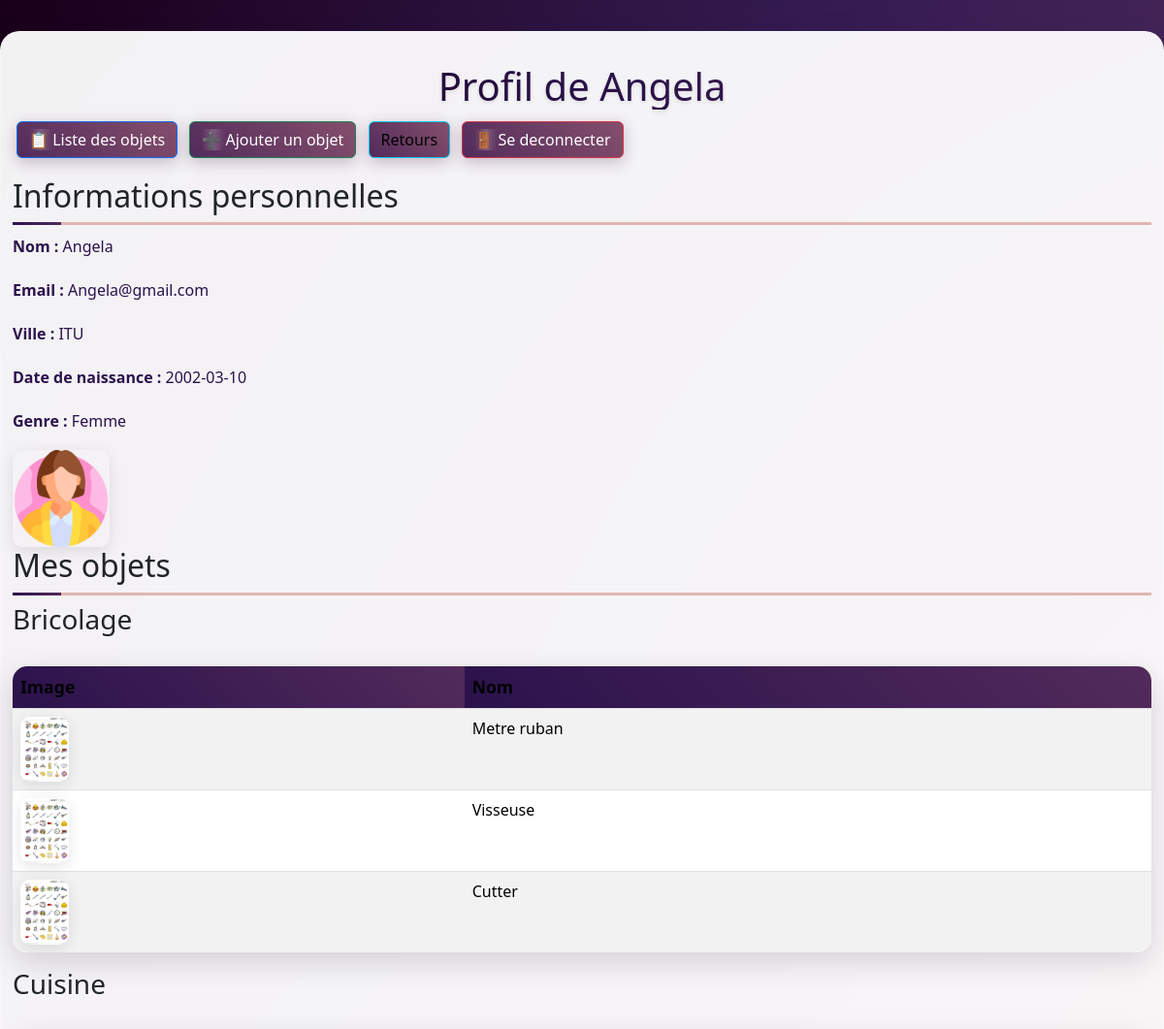
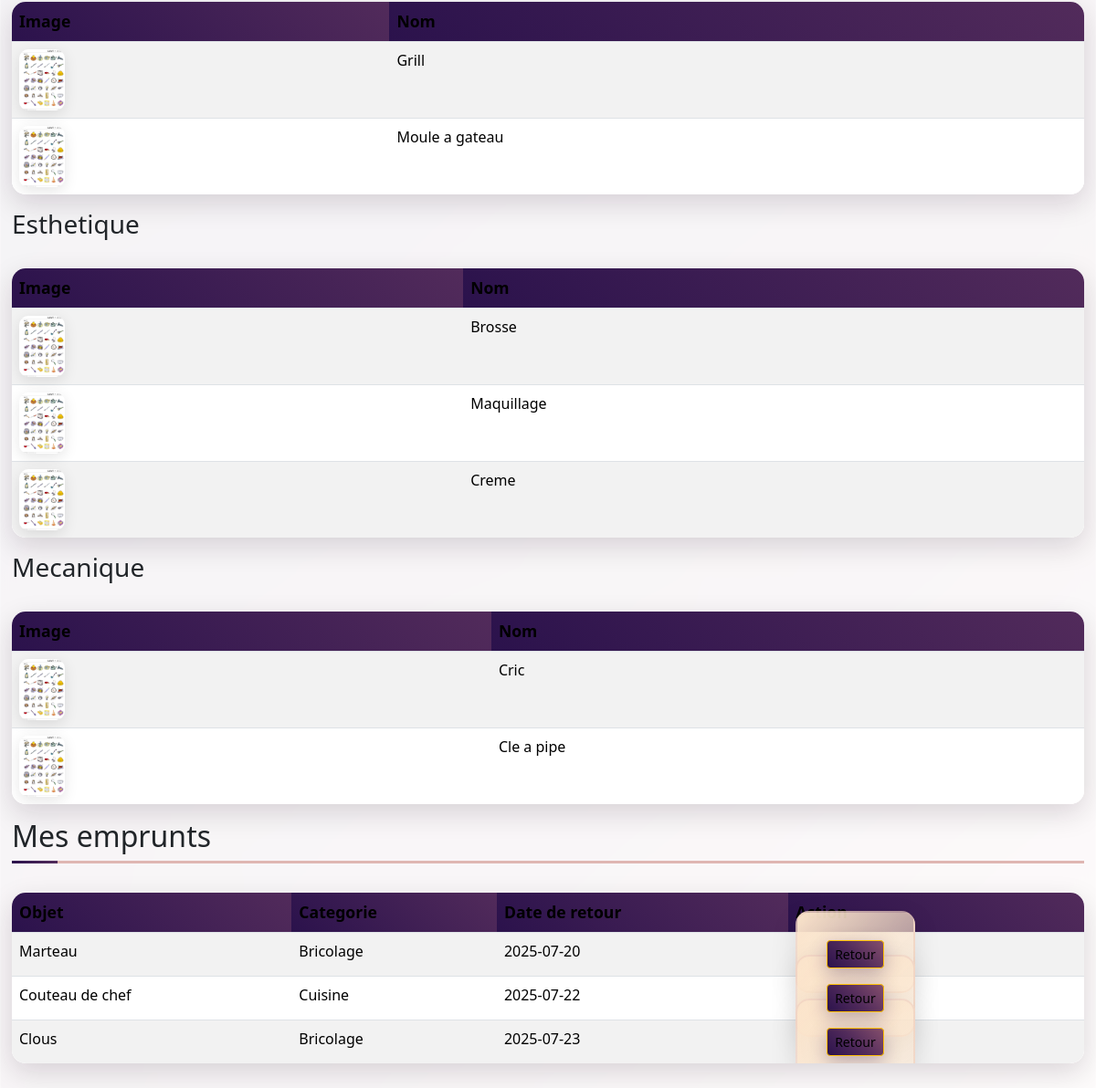
The app's page /PAGES/fiche_membre.php (signed in) with its own data (2 pictures, top to bottom).
### tables this page shows
CREATE TABLE vmembre (
    id_membre INT PRIMARY KEY AUTO_INCREMENT,
    nom VARCHAR(50),
    date_naissance DATE,
    genre VARCHAR(10),
    mail VARCHAR(100) UNIQUE,
    ville VARCHAR(50),
    mdp VARCHAR(255),
    image_profil VARCHAR(255)
);

CREATE TABLE vobjet (
    id_objet INT PRIMARY KEY AUTO_INCREMENT,
    nom_objet VARCHAR(100),
    id_categorie INT,
    id_membre INT,
    FOREIGN KEY (id_categorie) REFERENCES vcategorie_objet(id_categorie),
    FOREIGN KEY (id_membre) REFERENCES vmembre(id_membre)
);

CREATE TABLE vemprunt (
    id_emprunt INT PRIMARY KEY AUTO_INCREMENT,
    id_objet INT,
    id_membre INT,
    date_emprunt DATE,
    date_retour DATE,
    FOREIGN KEY (id_objet) REFERENCES vobjet(id_objet),
    FOREIGN KEY (id_membre) REFERENCES vmembre(id_membre)
);

CREATE TABLE vcategorie_objet (
    id_categorie INT PRIMARY KEY AUTO_INCREMENT,
    nom_categorie VARCHAR(50)
);

### includes/fonctions.php (called while the page is built, shortened)
<?php
require_once 'connexion.php';
function obtenir_profil_et_objets($id_membre) {
    global $bdd;
    $id_membre = mysqli_real_escape_string($bdd, $id_membre);
    $requete_membre = "SELECT * FROM vmembre WHERE id_membre = '$id_membre'";
    $resultat_membre = mysqli_query($bdd, $requete_membre);
    $membre = mysqli_fetch_assoc($resultat_membre);
    $requete_objets = "SELECT
                           o.id_objet,
                           o.nom_objet,
                           c.nom_categorie,
                           o.image_principale
                       FROM vobjet o
                       JOIN vcategorie_objet c ON o.id_categorie = c.id_categorie
                       WHERE o.id_membre = '$id_membre'
                       ORDER BY c.nom_categorie";
    $resultat_objets = mysqli_query($bdd, $requete_objets);
    $objets = [];
    while ($row = mysqli_fetch_assoc($resultat_objets)) {
        $objets[$row['nom_categorie']][] = $row;
    }
    $requete_emprunts = "SELECT
                            o.id_objet,
                            o.nom_objet,
                            c.nom_categorie,
                            e.date_retour
                         FROM vemprunt e
                         JOIN vobjet o ON e.id_objet = o.id_objet
                         JOIN vcategorie_objet c ON o.id_categorie = c.id_categorie
                         WHERE e.id_membre = '$id_membre' AND e.date_retour >= CURDATE()
                         ORDER BY e.date_retour";
    $resultat_emprunts = mysqli_query($bdd, $requete_emprunts);
    $emprunts = [];
    while ($row = mysqli_fetch_assoc($resultat_emprunts)) {
        $emprunts[] = $row;
    }
    return ['membre' => $membre, 'objets' => $objets, 'emprunts' => $emprunts];
}
?>

### PAGES/fiche_membre.php (the view, shortened to what this page needs)
<?php
require_once '../includes/fonctions.php';
$profil = obtenir_profil_et_objets($_SESSION['id_membre']);
$membre = $profil['membre'];
$objets = $profil['objets'];
$emprunts = $profil['emprunts'];
?>
<!DOCTYPE html>
<html lang="fr">
<head>
    <link rel="stylesheet" href="../assets/styles.css">
    <link href="../bootstrap/css/bootstrap.min.css" rel="stylesheet">
</head>
<body>
    <div class="container wide">
        <h1>Profil de <?php echo htmlspecialchars($membre['nom']); ?></h1>
        <div class="mb-3">
            <a href="liste_objets.php" class="btn btn-primary">Liste des objets</a>
            <a href="ajouter_objet.php" class="btn btn-success">Ajouter un objet</a>
            <a href="liste_retours.php" class="btn btn-info">Retours</a>
            <a href="login.php" class="btn btn-danger">Se deconnecter</a>
        </div>
        <h2>Informations personnelles</h2>
        <p><strong>Nom :</strong> <?php echo htmlspecialchars($membre['nom']); ?></p>
        <p><strong>Email :</strong> <?php echo htmlspecialchars($membre['mail']); ?></p>
        <p><strong>Ville :</strong> <?php echo htmlspecialchars($membre['ville']); ?></p>
        <p><strong>Date de naissance :</strong> <?php echo htmlspecialchars($membre['date_naissance']); ?></p>
        <p><strong>Genre :</strong> <?php echo htmlspecialchars($membre['genre']); ?></p>
        <img src="<?php echo htmlspecialchars($membre['image_profil']); ?>" alt="Photo de profil" width="100" class="img-fluid">
        <h2>Mes objets</h2>
        <?php if (empty($objets)) { ?>
            <p class="alert alert-info">Vous n'avez aucun objet.</p>
        <?php } else { ?>
            <?php foreach ($objets as $categorie => $liste_objets) { ?>
                <h3><?php echo htmlspecialchars($categorie); ?></h3>
                <table class="table table-striped">
                    <thead>
                        <tr>
                            <th>Image</th>
                            <th>Nom</th>
                        </tr>
                    </thead>
                    <tbody>
                        <?php foreach ($liste_objets as $objet) { ?>
                            <tr>
                                <td><img src="<?php echo htmlspecialchars($objet['image_principale']); ?>" alt="Image principale" width="50" class="img-fluid"></td>
                                <td><?php echo htmlspecialchars($objet['nom_objet']); ?></td>
                            </tr>
                        <?php } ?>
                    </tbody>
                </table>
            <?php } ?>
        <?php } ?>
        <h2>Mes emprunts</h2>
        <?php if (empty($emprunts)) { ?>
            <p class="alert alert-info">Vous n'avez aucun emprunt en cours.</p>
        <?php } else { ?>
            <table class="table table-striped">
                <thead>
                    <tr>
                        <th>Objet</th>
                        <th>Categorie</th>
                        <th>Date de retour</th>
                        <th>Action</th>
                    </tr>
                </thead>
                <tbody>
                    <?php foreach ($emprunts as $emprunt) { ?>
                        <tr>
                            <td><?php echo htmlspecialchars($emprunt['nom_objet']); ?></td>
                            <td><?php echo htmlspecialchars($emprunt['nom_categorie']); ?></td>
                            <td><?php echo htmlspecialchars($emprunt['date_retour']); ?></td>
                            <td>
                                <?php if (!isset($_POST['confirmer_retour']) || $_POST['id_objet'] != $emprunt['id_objet']) { ?>
                                    <form method="POST" action="" class="d-inline">
                                        <button type="submit" name="confirmer_retour" class="btn btn-warning btn-sm">Retour</button>
                                    </form>
                                <?php } ?>
                            </td>
                        </tr>
                    <?php } ?>
                </tbody>
            </table>
        <?php } ?>
    </div>
</body>
</html>

### records on screen
vmembre: nom "Angela", mail "Angela@gmail.com", ville "ITU", date_naissance "2002-03-10", genre "Femme", image_profil (picture)
vobjet: image_principale (placeholder picture), nom_objet "Metre ruban"
vobjet: image_principale (placeholder picture), nom_objet "Visseuse"
vobjet: image_principale (placeholder picture), nom_objet "Cutter"
vobjet: image_principale (placeholder picture), nom_objet "Grill"
vobjet: image_principale (placeholder picture), nom_objet "Moule a gateau"
vobjet: image_principale (placeholder picture), nom_objet "Brosse"
vobjet: image_principale (placeholder picture), nom_objet "Maquillage"
vobjet: image_principale (placeholder picture), nom_objet "Creme"
vobjet: image_principale (placeholder picture), nom_objet "Cric"
vobjet: image_principale (placeholder picture), nom_objet "Cle a pipe"
vemprunt: id_objet.nom_objet "Marteau", vcategorie_objet.nom_categorie "Bricolage", date_retour "2025-07-20"
vemprunt: id_objet.nom_objet "Couteau de chef", vcategorie_objet.nom_categorie "Cuisine", date_retour "2025-07-22"
vemprunt: id_objet.nom_objet "Clous", vcategorie_objet.nom_categorie "Bricolage", date_retour "2025-07-23"

### other values on screen
$categorie "Bricolage"
$categorie "Cuisine"
$categorie "Esthetique"
$categorie "Mecanique"
